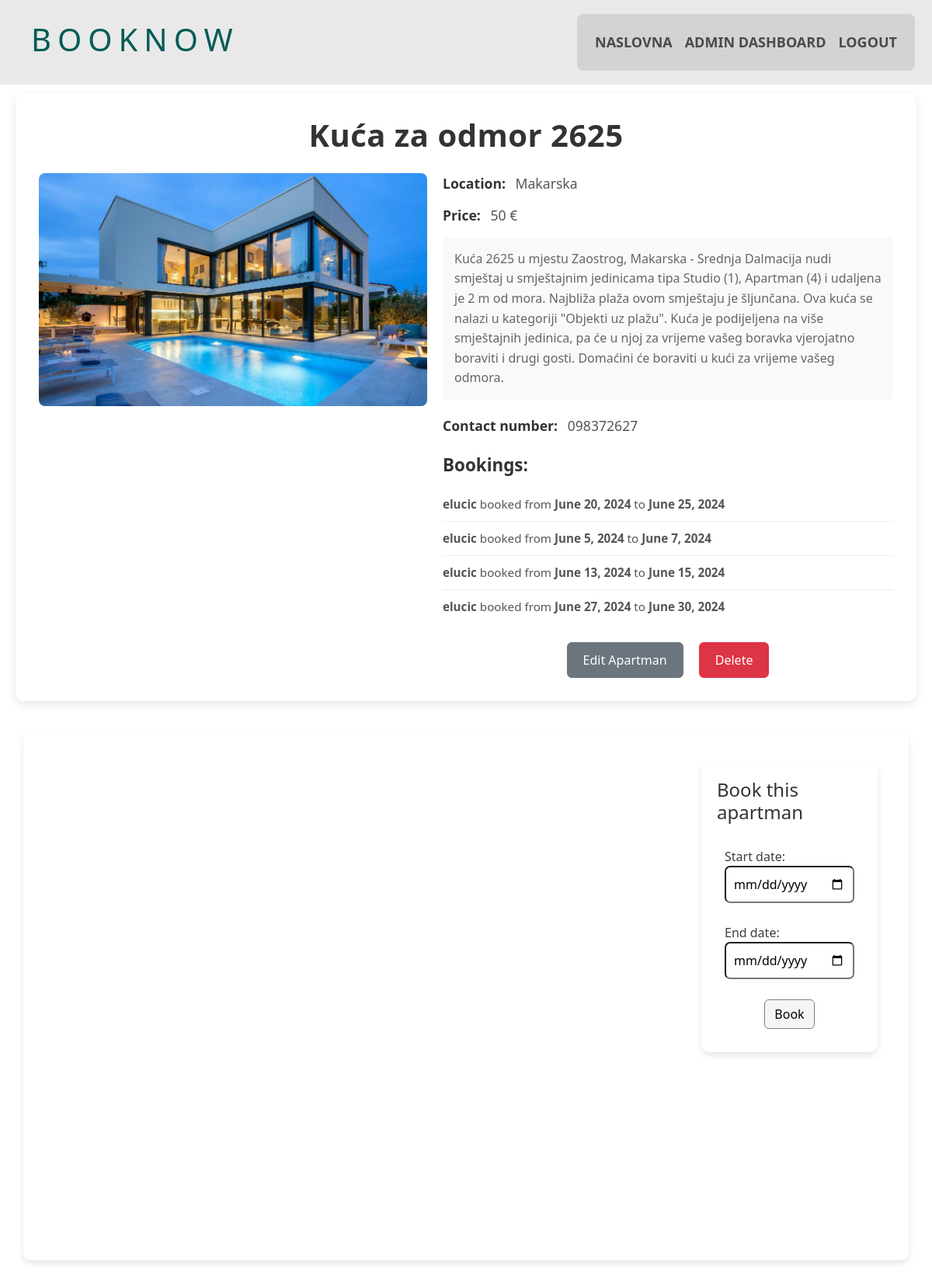
/app/apartman/7/ (signed in), run on an earlier commit of the app's database.
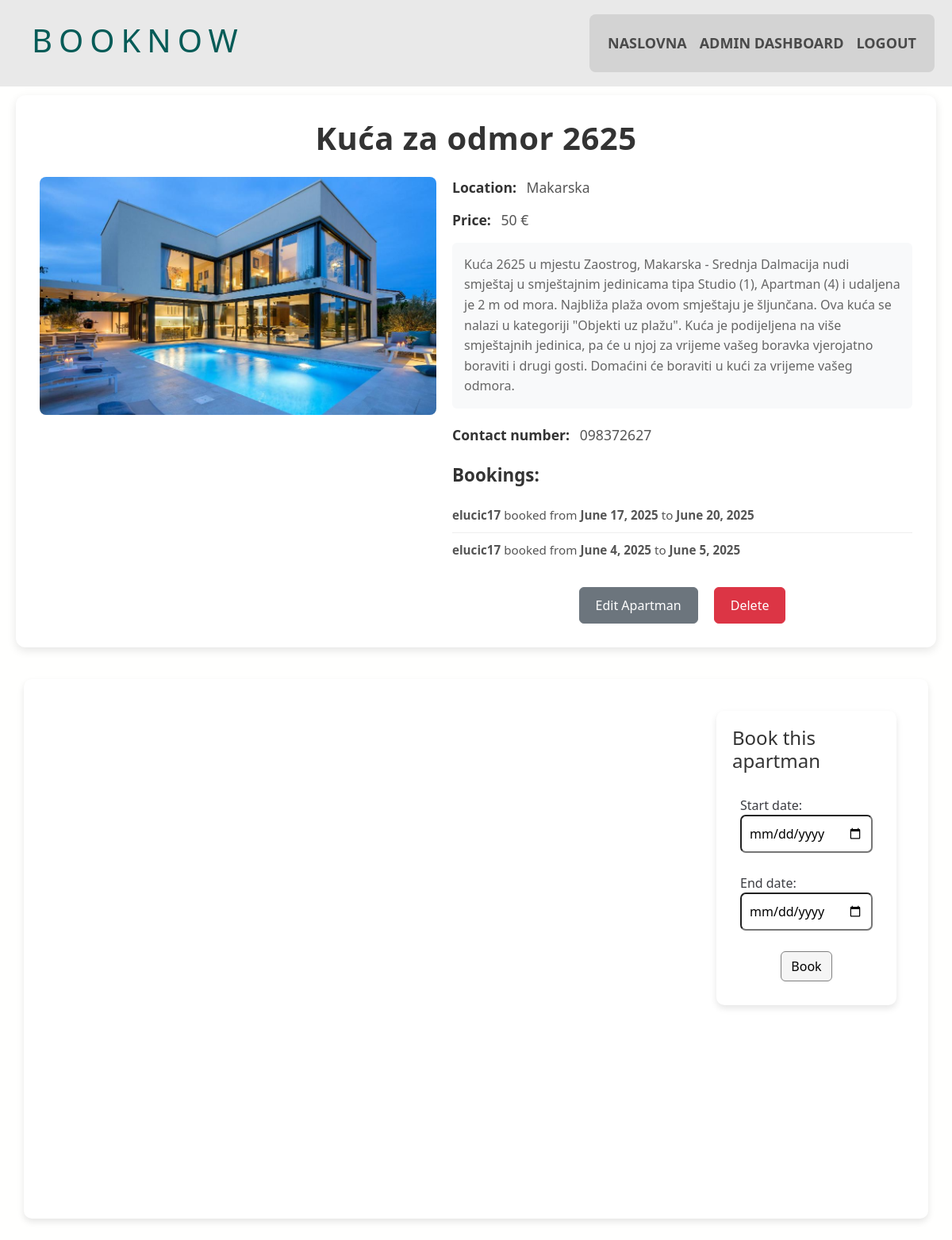
And on a later commit of the database.
### app/models.py (models this page shows, shortened)
class Apartman(models.Model):
    title = models.CharField(max_length=200)
    description = models.TextField()
    location=models.TextField(default="no location")
    price = models.CharField(max_length=15, null=True, blank=True)
    user = models.ForeignKey(User, on_delete=models.CASCADE)
    contact_number = models.CharField(max_length=15, null=True, blank=True)
    apartman_image = models.ImageField(upload_to='apartman_img/', null=True, blank=True)

class Booking(models.Model):
    user = models.ForeignKey(User, on_delete=models.CASCADE)
    apartman = models.ForeignKey(Apartman, on_delete=models.CASCADE)
    start_date = models.DateField()
    end_date = models.DateField()

### app/views.py (the view)
# urls.py: path('apartman/<int:apartman_id>/', views.apartman_detail, name='apartman_detail'),
def apartman_detail(request, apartman_id):
    apartman = get_object_or_404(Apartman, id=apartman_id)
    bookings = Booking.objects.filter(apartman=apartman)
    return render(request, 'app/apartman_detail.html', {'apartman': apartman, 'bookings': bookings, 'form': BookingForm(initial={'apartman': apartman})})

### app/forms.py
class BookingForm(forms.ModelForm):
   class Meta:
        model = Booking
        fields = ['apartman', 'start_date', 'end_date']
        widgets = {
            'start_date': forms.DateInput(attrs={'type': 'date'}),
            'end_date': forms.DateInput(attrs={'type': 'date'}),
            'apartman': forms.HiddenInput()
        }

### app/templates/app/apartman_detail.html (shortened to what this page needs)
{% extends "app/base.html" %}
{% load static %}
{% block content %}
<div class="card-detail">
    <div class="house-info-card">
        <h1 class="house-title">{{ apartman.title }}</h1>
        <div class="house-details">
            {% if apartman.apartman_image %}
            <img id="apartmanImage" src="{{ apartman.apartman_image.url }}" class="house-img" alt="{{ apartman.title }}">
            {% endif %}
            <div class="house-content">
                <p class="info-item"><span class="info-label">Location:</span> {{ apartman.location }}</p>
                <p class="info-item"><span class="info-label">Price:</span> {{ apartman.price }} €</p>
                <p class="info-description">{{ apartman.description }}</p>
                <p class="info-item"><span class="info-label">Contact number:</span> {{ apartman.contact_number }}</p>
                {% if request.user.is_superuser %}
                <div class="booking-details">
                    <h3 class="booking-title">Bookings:</h3>
                    <ul class="booking-list">
                        {% for booking in bookings %}
                        <li>
                            <strong>{{ booking.user.username }}</strong> booked from
                            <strong>{{ booking.start_date }}</strong> to
                            <strong>{{ booking.end_date }}</strong>
                        </li>
                        {% endfor %}
                    </ul>
                </div>
                {% endif %}
                {% if user.is_superuser %}
                <div class="edit-buttons">
                    <a href="{% url 'app:edit_apartman' apartman.id %}" class="btn btn-secondary">Edit Apartman</a>
                    <form method="post" action="{% url 'app:delete_apartman' apartman.id %}" style="display: inline;">
                        <button type="submit" class="btn btn-danger">Delete</button>
                    </form>
                </div>
                {% endif %}
            </div>
        </div>
    </div>
    <div class="calendar">
        <div id='calendar'></div>
        <div class="booking">
            <h3>Book this apartman</h3>
            <form id="booking-form" method="post" action="{% url 'app:add_booking' %}">
                {{ form.as_p }}
                <button type="submit" class="btn btn-primary">Book</button>
            </form>
        </div>
    </div>
</div>
{% endblock %}

### app/templates/app/base.html (shortened to what this page needs)
<!DOCTYPE html>
{% load static %}
<html>
<head>
    <link href="https://cdn.jsdelivr.net/npm/bootstrap@5.3.0-alpha1/dist/css/bootstrap.min.css" rel="stylesheet">
    <link href='https://cdn.jsdelivr.net/npm/fullcalendar@5.11.0/main.min.css' rel='stylesheet' />
    <link rel="stylesheet" href="{% static 'app/app.css' %}">
</head>
<body>
    <nav class="navbar navbar-expand-lg fixed-top" id="myNavbar" style="background-color: rgba(211, 211, 211, 0.5);">
        <div class="title" style=" white-space: nowrap; word-spacing: 1rem; letter-spacing: 0.5rem; padding-left: 40px;" > <h1>BOOKNOW </h1></div>
        <div class="container-fluid ">
            <div class="collapse navbar-collapse" id="navbarText">
                <ul class="navbar-nav ms-auto" style="margin: 10px; border-radius: 8px; padding: 15px;background-color: lightgrey;">
                    <li class="nav-item" >
                        <a class="nav-link" href="/">NASLOVNA</a>
                    </li>
                    {% if user.is_authenticated %}
                        {% if user.is_superuser %}
                            <li class="nav-item">
                                <a class="nav-link" href="/admin">ADMIN DASHBOARD</a>
                            </li>
                        {% endif %}
                        <li class="nav-item">
                            <a class="nav-link" href="{% url 'logout' %}">LOGOUT</a>
                        </li>
                    {% else %}
                        <li class="nav-item">
                            <a class="nav-link" href="{% url 'login' %}">LOGIN</a>
                        </li>
                    {% endif %}
                </ul>
            </div>
        </div>
    </nav>
    <div class="content" >
        {% block content %}
        {% endblock %}
    </div>
</body>
</html>

### static/app/app.css (style rules this page uses)
* { padding: 0; margin: 0; }
body { background-color: #fffffe; }
h1 { color: #045B57; }
p { color: #3C3D42; }
nav { background-color: white; }
#myNavbar { backdrop-filter: blur(5px); -webkit-backdrop-filter: blur(5px); background-color: rgba(211, 211, 211, 0.5); }
.nav-link { font-size: 18px !important; font-weight: bold; }
.navbar-nav { background-color: lightgray; justify-content: center; }
.title { white-space: nowrap; word-spacing: 1rem; letter-spacing: 0.5rem; padding-left: 40px; }
.btn-primary { background-color: #007bff; border-color: #007bff; }
.btn-secondary { background-color: #6c757d; border-color: #6c757d; }
.booking-details ul { list-style-type: none; }
.booking { margin: 20px; margin-left: 100px; background-color: lightgray; padding: 30px; border-radius: 10px; height: fit-content; }
#id_end_date, #id_start_date { border-radius: 7px; padding: 10px; }
.card-detail { border: none; display: flex; flex-direction: column; justify-content: center; max-width: 1200px; margin: 0 auto; padding: 20px; padding-top: 120px; }
#calendar { margin-top: 20px; margin-bottom: 20px; width: 70%; height: 600px; }
.calendar { display: flex; flex-direction: row; margin: 10px; }
#booking-form { margin-top: 20px; padding: 10px; }
#booking-form .btn-primary { background-color: whitesmoke; border-color: gray; color: black; }
a { text-decoration: none; }
.house-info-card { background: #fff; border-radius: 12px; box-shadow: 0 4px 12px rgba(0, 0, 0, 0.1); padding: 30px; margin-bottom: 30px; }
.house-title { font-size: 2.5rem; font-weight: 700; color: #333; text-align: center; margin-bottom: 25px; letter-spacing: 0.5px; }
.house-details { display: flex; flex-wrap: wrap; gap: 20px; align-items: flex-start; }
.house-img { width: 100%; max-width: 500px; height: 300px; object-fit: cover; border-radius: 8px; cursor: pointer; }
.house-content { flex: 1; min-width: 300px; }
.info-item { font-size: 1.1rem; margin-bottom: 15px; color: #555; }
.info-label { font-weight: 600; color: #333; margin-right: 8px; }
.info-description { font-size: 1rem; line-height: 1.6; color: #666; margin-bottom: 20px; background: #f8f9fa; padding: 15px; border-radius: 6px; }
.booking-details { margin-top: 25px; }
.booking-title { font-size: 1.4rem; font-weight: 600; color: #333; margin-bottom: 15px; }
.booking-list { list-style: none; padding: 0; margin: 0; }
.booking-list li { font-size: 0.95rem; color: #555; padding: 10px 0; border-bottom: 1px solid #eee; }
.booking-list li:last-child { border-bottom: none; }
.edit-buttons { margin-top: 25px; text-align: center; }
.edit-buttons .btn { margin: 0 8px; padding: 10px 20px; font-size: 1rem; }
.calendar { background: #fff; border-radius: 10px; box-shadow: 0 4px 8px rgba(0, 0, 0, 0.1); padding: 20px; margin-bottom: 20px; }
#calendar { width: 100%; }
.booking { background: #fff; border-radius: 10px; box-shadow: 0 4px 8px rgba(0, 0, 0, 0.1); padding: 20px; }
.booking h3 { font-size: 1.5rem; margin-bottom: 15px; color: #333; }
.booking form { display: flex; flex-direction: column; gap: 10px; }
.booking .btn { align-self: center; }

What changed in the data, as far as the page shows it:
removed Booking: user.username "elucic", start_date "June 20, 2024", end_date "June 25, 2024"
removed Booking: user.username "elucic", start_date "June 5, 2024", end_date "June 7, 2024"
removed Booking: user.username "elucic", start_date "June 13, 2024", end_date "June 15, 2024"
removed Booking: user.username "elucic", start_date "June 27, 2024", end_date "June 30, 2024"
added Booking: user.username "elucic17", start_date "June 17, 2025", end_date "June 20, 2025"
added Booking: user.username "elucic17", start_date "June 4, 2025", end_date "June 5, 2025"
